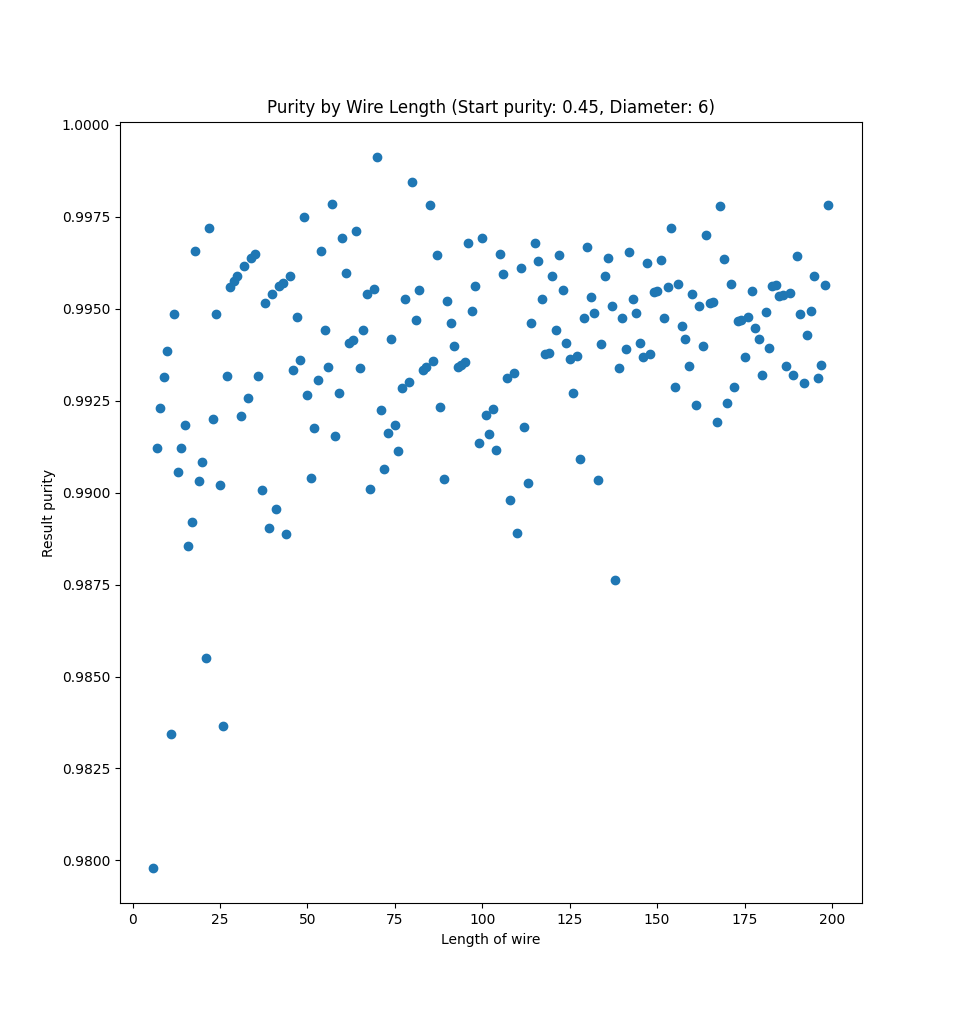

Recreate this plot in Python.
import inquarting
import numpy as np
import matplotlib.pyplot as plt

DIAMETER = 6
START_PURITY = 0.45
lengths = list(range(DIAMETER, 200))
purities = []

for length_i in range(len(lengths)):
    wire = inquarting.create_alloy_array((DIAMETER, DIAMETER, lengths[length_i]), START_PURITY, 1-START_PURITY, 0.0)
    wire = inquarting.simulate_nitric_acid(wire)
    purity = np.sum(wire == inquarting.MATERIAL_GOLD) / np.sum(wire != inquarting.MATERIAL_DISSOLVED_SILVER)
    purities.append(purity)

plt.scatter(lengths, purities)
plt.xlabel("Length of wire")
plt.ylabel("Result purity")
plt.title(f"Purity by Wire Length (Start purity: {START_PURITY}, Diameter: {DIAMETER})")
plt.show()
